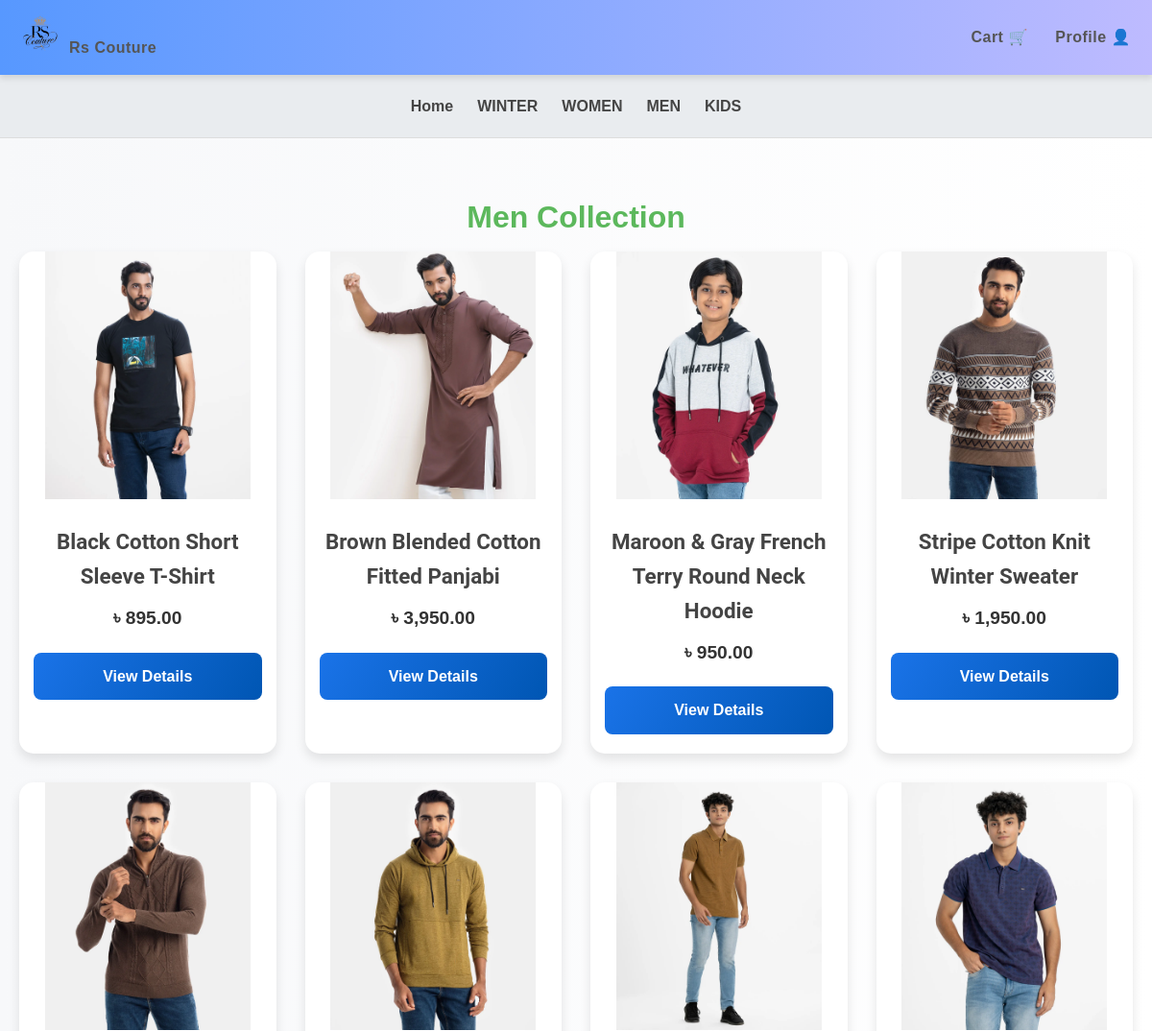
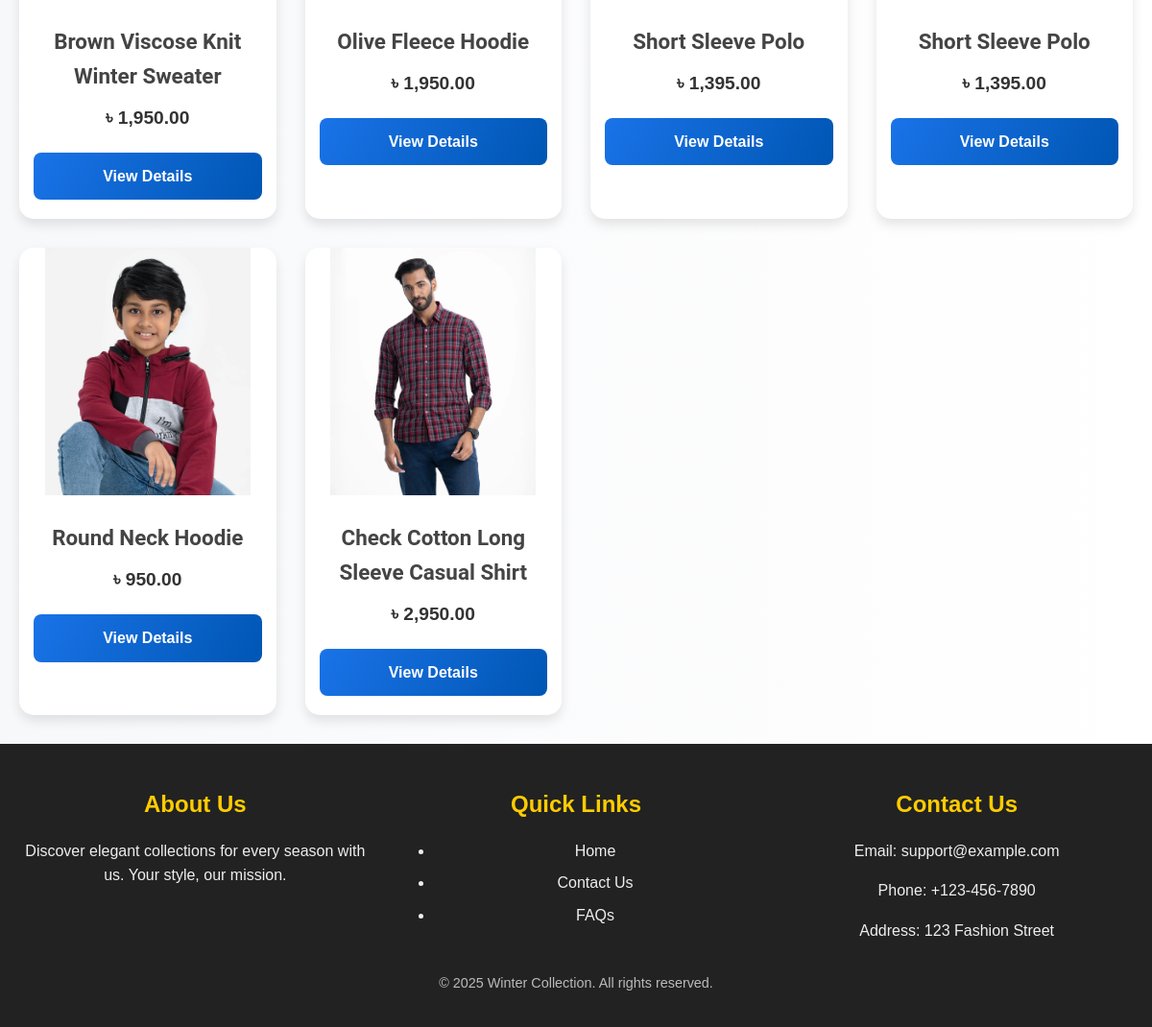
Page /men.php on the committed database (2 pictures, top to bottom).
### tables this page shows
CREATE TABLE `men` (
  `id` int(11) NOT NULL,
  `name` varchar(255) NOT NULL,
  `price` decimal(10,2) NOT NULL,
  `color` varchar(50) DEFAULT NULL,
  `sizes` enum('S','M','L','XL','XXL') DEFAULT NULL,
  `stock` int(11) NOT NULL,
  `description` text DEFAULT NULL,
  `images` text DEFAULT NULL,
  `created_at` timestamp NOT NULL DEFAULT current_timestamp()
);

### men.php (the view, shortened to what this page needs)
<?php
$conn = new mysqli('localhost', 'root', '', 'fashion_store');
$winterQuery = "SELECT id, name, price, images FROM men ORDER BY id";
$winterResult = $conn->query($winterQuery);
?>
<!DOCTYPE html>
<html lang="en">
<head>
    <link rel="stylesheet" href="style.css">
 <?php include 'header.php'; ?>
</head>
<body>
<div class="winter-section">
        <h2>Men Collection</h2>
        <div class="product-grid">
            <?php while ($product = $winterResult->fetch_assoc()): ?>
                <?php
                    $images = explode(',', $product['images']);
                    $mainImage = $images[0];
                ?>
                <div class="product-card">
                <a href="product.php?id=<?php echo $product['id']; ?>&table=men" >
                        <img src="<?php echo $mainImage; ?>" alt="<?php echo $product['name']; ?>" class="product-image">
                        <h3><?php echo $product['name']; ?></h3>
                    </a>
                    <p class="product-price">৳ <?php echo number_format($product['price'], 2); ?></p>
                    <a href="product.php?id=<?php echo $product['id']; ?>&table=men" class="view-details-button">View Details</a>
                </div>
            <?php endwhile; ?>
        </div>
    </div>
    <?php include 'footer.php'; ?>
</body>
</html>

### header.php (shortened to what this page needs)
<nav class="navbar">
    <div class="nav-left">
        <a href="index.php">
            <img src="images/logo.png" alt="Rs Couture Logo" style="height: 40px; margin-right: 10px;">Rs Couture</a>
    </div>
    <div class="nav-right">
        <a href="cart.php">Cart 🛒</a>
        <a href="profile.php">Profile 👤</a>
    </div>
</nav>
<div class="menu">
    <ul>
        <li><a href="index.php">Home</a></li>
        <li><a href="winter.php">WINTER</a></li>
        <li><a href="women.php">WOMEN</a></li>
        <li><a href="men.php">MEN</a></li>
        <li><a href="kids.php">KIDS</a></li>
    </ul>
</div>

### footer.php
<footer class="footer">
    <div class="footer-container">
        <div class="footer-section">
            <h3>About Us</h3>
            <p>Discover elegant collections for every season with us. Your style, our mission.</p>
        </div>
        <div class="footer-section">
            <h3>Quick Links</h3>
            <ul>
                <li><a href="index.php">Home</a></li>
                <li><a href="#">Contact Us</a></li>
                <li><a href="#">FAQs</a></li>
            </ul>
        </div>
        <div class="footer-section">
            <h3>Contact Us</h3>
            <p>Email: support@example.com</p>
            <p>Phone: +123-456-7890</p>
            <p>Address: 123 Fashion Street</p>
        </div>
    </div>
    <div class="footer-bottom">
        <p>&copy; 2025 Winter Collection. All rights reserved.</p>
    </div>
</footer>

### style.css (style rules this page uses)
body { margin: 0; font-family: 'Poppins', sans-serif; line-height: 1.6; background-color: #f8f9fa; color: #333; justify-content: center; align-items: center; }
a { text-decoration: none; color: inherit; transition: color 0.3s ease, text-shadow 0.3s ease; }
.footer { background: #222; color: #eee; padding: 20px 15px; text-align: center; }
.footer-container { display: flex; justify-content: space-between; flex-wrap: wrap; max-width: 1200px; margin: 0 auto; gap: 20px; }
.footer-section { flex: 1; min-width: 200px; }
.footer-section h3 { font-size: 1.5rem; color: #ffcc00; margin-bottom: 10px; }
.footer-section ul li { margin: 8px 0; }
.footer-bottom { margin-top: 10px; font-size: 0.9rem; color: #bbb; }
.winter-section { padding: 30px 20px; text-align: center; background: linear-gradient(to right, #f7f8fa, #ffffff); }
.winter-section h2 { font-size: 2rem; margin-bottom: 10px; color: #5cb85c; }
.winter-section p { font-size: 1.2rem; color: #333; }

### men.php (style rules this page uses)
.product-grid { display: grid; grid-template-columns: repeat(auto-fit, minmax(250px, 1fr)); gap: 30px; justify-content: center; }
.product-card { background: #fff; border: none; border-radius: 15px; overflow: hidden; box-shadow: 0 6px 12px rgba(0, 0, 0, 0.1); transition: transform 0.3s ease-in-out, box-shadow 0.3s ease-in-out; position: relative; }
.product-card img { width: 80%; height: auto; transition: transform 0.4s ease; }
.product-card h3 { font-size: 1.4rem; margin: 20px 15px 10px; color: #444; font-family: 'Roboto', sans-serif; }
.product-price { font-size: 1.2rem; font-weight: bold; color: #1a73e8; margin: 0 15px 20px; font-family: 'Poppins', sans-serif; }
.view-details-button { display: block; margin: 0 15px 20px; padding: 12px 0; text-align: center; background: linear-gradient(120deg, #1a73e8, #0056b3); color: #fff; border-radius: 8px; text-decoration: none; font-weight: bold; font-family: 'Poppins', sans-serif; transition: all 0.3s ease; }

### header.php (style rules this page uses)
.navbar { display: flex; justify-content: space-between; align-items: center; padding: 15px 10px; background: linear-gradient(90deg, #5798ff,rgb(190, 187, 255)); box-shadow: 0 4px 6px rgba(0, 0, 0, 0.1); position: sticky; top: 0; z-index: 1000; }
.navbar a { color: #555; margin: 0 12px; font-size: 30x; font-weight: 600; letter-spacing: 0.5px; }
.menu { text-align: center; background-color: #e9ecef; padding: 20px 0; border-bottom: 1px solid #ddd; position: sticky; }
.menu ul { list-style: none; display: flex; justify-content: center; gap: 25px; padding: 0; margin: 0; }
.menu a { font-weight: bold; font-size: 16px; color: #444; }

### rows in the picture
men: images+name (picture), name "Black Cotton Short Sleeve T-Shirt", price "895.00"
men: name (picture), name "Brown Blended Cotton Fitted Panjabi", price "3,950.00"
men: name (picture), name "Maroon & Gray French Terry Round Neck Hoodie", price "950.00"
men: name (picture), name "Stripe Cotton Knit Winter Sweater", price "1,950.00"
men: name (picture), name "Brown Viscose Knit Winter Sweater", price "1,950.00"
men: name (picture), name "Olive Fleece Hoodie", price "1,950.00"
men: name (picture), name "Short Sleeve Polo", price "1,395.00"
men: name (picture), name "Short Sleeve Polo", price "1,395.00"
men: name (picture), name "Round Neck Hoodie", price "950.00"
men: name (picture), name "Check Cotton Long Sleeve Casual Shirt", price "2,950.00"
